Frame 1 (no input): blank canvas, image omitted
Frame 60 (the mouse pressed at the canvas centre just before this capture): blank canvas, image omitted
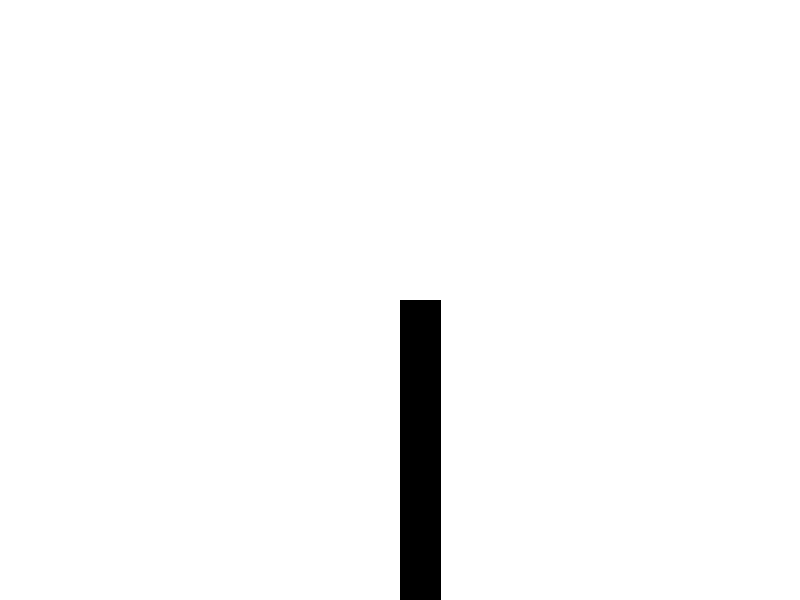
Frame 120 (the mouse held since frame 60 and released just before this capture)

The Processing sketch whose frames 1 and 60 were blank and that drew this single picture after the mouse press (run headless with seeded random() and noise(); from frame 60 on, the mouse is pressed at the canvas centre):

// Processing sketch: Barras
// ── Barras.pde
int cantidad = 20;

float[] alturas;

float anchoBarra;

void setup() {
  size(800, 600);

  alturas = new float[cantidad];

  anchoBarra = width / cantidad;

  // inicializar en 0
  for (int i = 0; i < cantidad; i++) {
    alturas[i] = 0;
  }
}

void draw() {
  background(255);

  actualizarConMouse();
  dibujarBarras();
}

void actualizarConMouse() {

  int indice = int(mouseX / anchoBarra);

  indice = constrain(indice, 0, cantidad - 1);

  float h = map(mouseY, height, 0, 0, height);

  // limitar valores
  h = constrain(h, 0, height);

  if (mousePressed) {
    alturas[indice] = h;
  }
}

void dibujarBarras() {
  for (int i = 0; i < cantidad; i++) {

    float x = i * anchoBarra;
    float h = alturas[i];

    fill(0);
    rect(x, height - h, anchoBarra, h);
  }
}
